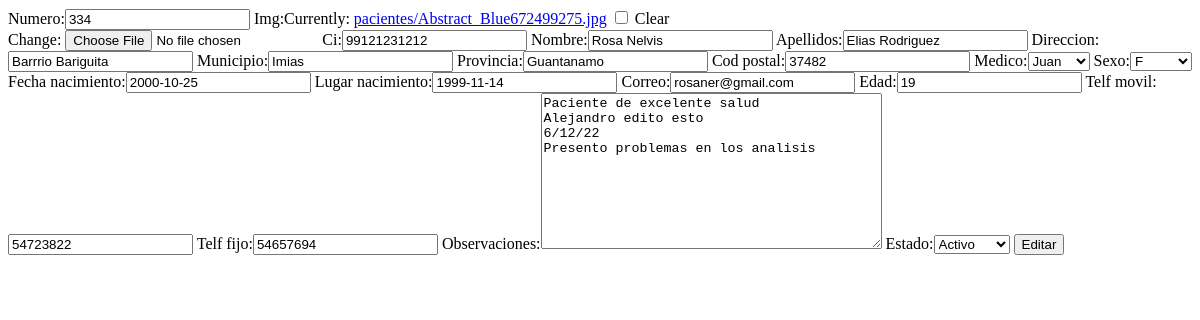
/historiasc/edit/2/, run on an earlier commit of the app's database.
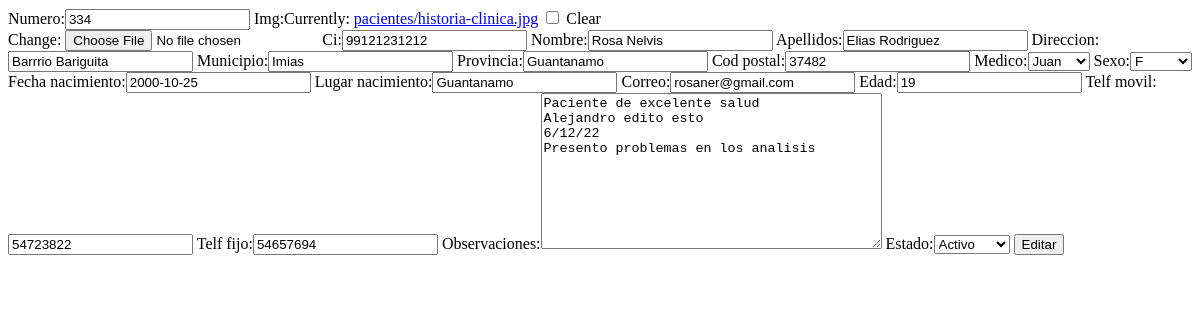
And on a later commit of the database.
### main/models.py (models this page shows, shortened)
class Historia_clinica(models.Model):
    numero = models.IntegerField()
    img = models.ImageField(upload_to='pacientes', null=True, blank=True)
    ci=models.CharField(max_length=11)
    nombre = models.CharField(max_length=100)
    apellidos = models.CharField(max_length=150)
    direccion = models.CharField(max_length=300)
    municipio = models.CharField(max_length=100)
    provincia = models.CharField(max_length=100)
    cod_postal = models.CharField(max_length=20)
    medico = models.ForeignKey(Medico, on_delete=models.CASCADE)
    sexo = models.ForeignKey(Sexo, on_delete=models.CASCADE)
    fecha_nacimiento = models.DateField()
    lugar_nacimiento = models.CharField(max_length=100)
    correo = models.EmailField(null=True, blank=True)
    edad = models.IntegerField()
    telf_movil = models.CharField(max_length=8)
    telf_fijo = models.CharField(max_length=8)
    observaciones = models.TextField()
    estado = models.ForeignKey(Estado, on_delete=models.CASCADE)

class Estado(models.Model):
    nombre = models.CharField(max_length=50)
    def __str__(self):
        return self.nombre

### main/views.py (the view, shortened to what this page needs)
# urls.py: path('historiasc/edit/<id>/', views.editar_hc, name='editar_hc'),
def editar_hc(request, id):
    hc= get_object_or_404(Historia_clinica, id=id) #toma el producto de la id
    data={
        "formHC": HCForm(instance=hc) #toma el formulario agregar producto con los datos del instance
    }
    return render(request,'gestion/hc/hcedit.html', data)

### main/forms.py
class HCForm(forms.ModelForm):
    class Meta:
        model=Historia_clinica
        fields='__all__'

### main/models.py (called while the page is built)
    def __str__(self):
        return self.sexo

    def __str__(self):
        return self.usuario.first_name

### templates/gestion/hc/hcedit.html (shortened to what this page needs)
{% load static %}
    <form method="post" enctype="multipart/form-data">
        {{formHC}}
        <button type="submit">Editar</button>
    </form>

What changed in the data, as far as the page shows it:
changed Historia_clinica "Elias Rodriguez": lugar_nacimiento "1999-11-14" → "Guantanamo"
Also different on the page:
text no longer shown: "Numero: Img: Currently: pacientes/Abstract_Blue672499275.jpg Clear Change: Ci: Nombre: Apellidos: Direccion: Municipio: Provincia: Cod postal: Medico: Sexo: Fecha nacimiento: Lugar nacimiento: Correo: Edad: Telf movil: Telf fijo: Observaciones: Estado:"
text now shown: "Numero: Img: Currently: pacientes/historia-clinica.jpg Clear Change: Ci: Nombre: Apellidos: Direccion: Municipio: Provincia: Cod postal: Medico: Sexo: Fecha nacimiento: Lugar nacimiento: Correo: Edad: Telf movil: Telf fijo: Observaciones: Estado:"
